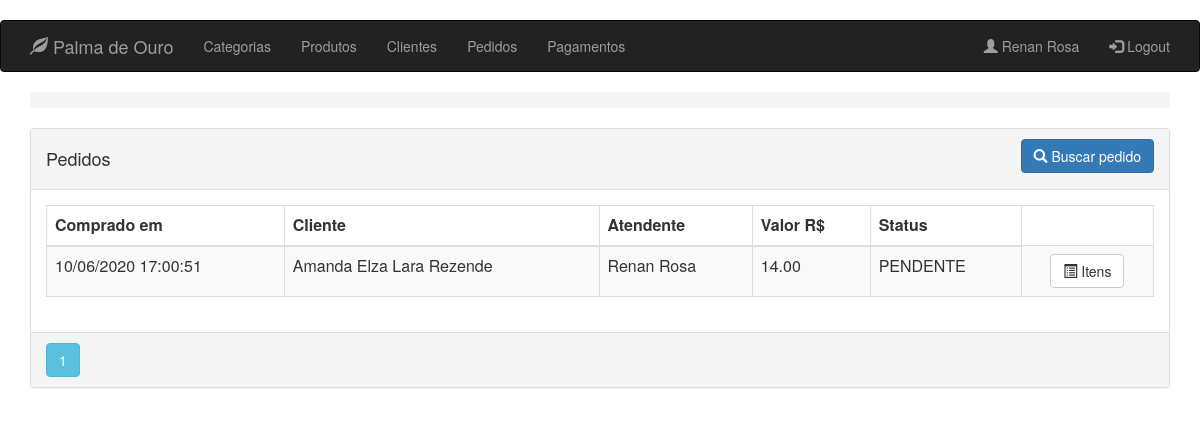
Page /order (signed in) on the earlier database version.
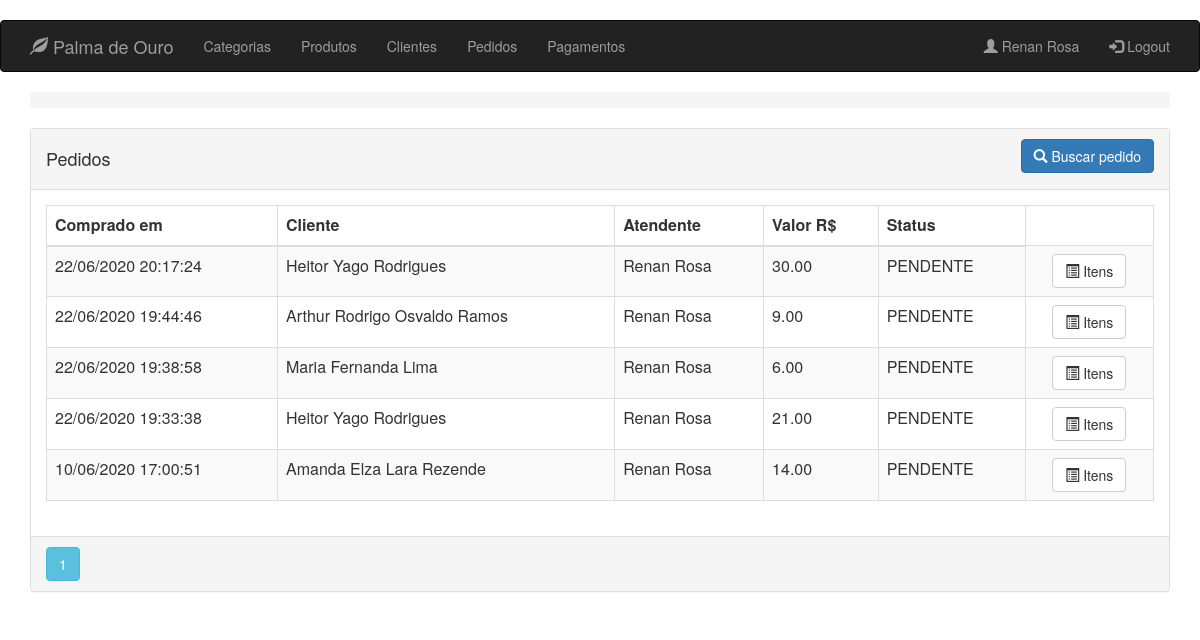
Same page on the later database version.
### app/models.py (models this page shows, shortened)
class User(db.Model):
    __metaclass__ = ABCMeta
    __abstract__ = True
    id = db.Column(db.Integer, primary_key=True)
    name = db.Column(db.String(64), nullable=False, index=True)
    phone_number = db.Column(db.String(13), nullable=False)

class Clerk(User, UserMixin):
    __tablename__ = 'clerks'
    image_file = db.Column(db.String(24), default='default.png')
    email = db.Column(db.String(64), unique=True)
    password_hash = db.Column(db.String(128), nullable=False)
    __mapper_args__ = {
        'concrete': True
    }
    @property
    def password(self) -> None:
        raise AttributeError('password is not a readable attribute')

class Order(db.Model):
    __tablename__ = 'orders'
    id = db.Column(db.Integer, primary_key=True)
    client_id = db.Column(db.Integer, ForeignKey('clients.id'), nullable=False)
    clerk_id = db.Column(db.Integer, ForeignKey('clerks.id'), nullable=False)
    payment_id = db.Column(db.Integer, ForeignKey('payments.id'), nullable=True)
    date = db.Column(db.DateTime, index=True, default=datetime.now)
    total = db.Column(db.Numeric(10, 2), default=0)
    status = db.Column(db.Enum(Status), default=Status.PENDENTE)
    client = relationship("Client", backref=backref('orders', order_by=id))
    clerk = relationship("Clerk", backref=backref('orders', order_by=id))
    payment = relationship("Payment", backref=backref('orders', order_by=id), lazy=True)

class Client(User):
    __tablename__ = 'clients'
    __mapper_args__ = {'concrete': True}
    identification = db.Column(db.String(9), unique=True)
    notifiable = db.Column(db.Boolean)
    address = db.Column(db.String(64))
    status = db.Column(db.Boolean)

### app/routes/order/routes.py (the view)
@blueprint_order.route('/order/client/<int:id>', methods=['GET'])
@blueprint_order.route('/order', defaults={'id': None}, methods=['GET'])
@register_breadcrumb(blueprint_order, '.', 'Pedidos')
@login_required
def get_orders(id):
    page = request.args.get('page', 1, type=int)
    if id is not None:
        orders = Order.query \
            .filter_by(client_id=id) \
            .order_by(Order.date.desc()) \
            .paginate(page=page, per_page=10)
        return render_template('order/client_orders.html', orders=orders, client_id=id)
    orders = Order.query.order_by(Order.date.desc()).paginate(page=page, per_page=10)
    return render_template('order/list.html', orders=orders)

### app/models.py (called while the page is built)
@login_manager.user_loader
def load_user(id):
    return Clerk.query.get(id)

### app/templates/order/list.html (shortened to what this page needs)
{% extends "base.html" %}
{% block page_content %}
<div class="panel panel-default">
    <div class="panel-heading">
        <div class="row">
            <div class="col col-xs-6">
                <h4>Pedidos</h4>
            </div>
            <div class="col col-xs-6 text-right">
                <a href="{{ url_for('blueprint_order.search_order') }}" class="btn btn-primary">
                    <span class="glyphicon glyphicon-search"></span>
                    Buscar pedido
                </a>
            </div>
        </div>
    </div>
    <div class="panel-body">
        <table class="table table-striped table-responsive table-bordered">
            <thead>
                <tr>
                    <th>Comprado em</th>
                    <th>Cliente</th>
                    <th>Atendente</th>
                    <th>Valor R$</th>
                    <th>Status</th>
                </tr>
            </thead>
            <tbody>
                {% for order in orders.items %}
                <tr>
                    <td>{{ order.date.strftime('%d/%m/%Y %H:%M:%S') }}</td>
                    <td>{{ order.client.name }}</td>
                    <td>{{ order.clerk.name }}</td>
                    <td>{{ order.total }}</td>
                    <td>{{ order.status.name }}</td>
                    <td align="center">
                        <a href="{{ url_for('blueprint_order.items_order',id=order.id) }}"
                           class="btn btn-default">
                            <i class="glyphicon glyphicon-list-alt" aria-hidden="true"></i>
                            <span>Itens</span>
                        </a>
                    </td>
                </tr>
                {% endfor %}
            </tbody>
        </table>
    </div>
    <div class="panel-footer p-0">
        {% for page_number in orders.iter_pages(left_edge=1,right_edge=1,left_current=1,right_current=2) %}
        {% if page_number %}
        {% if orders.page == page_number %}
        <a class="btn btn-info mb-4"
           href="{{ url_for('blueprint_order.get_orders',page=page_number) }}">{{ page_number }}</a>
        {% else %}
        <a class="btn btn-outline-info mb-4"
           href="{{ url_for('blueprint_order.get_orders',page=page_number) }}">{{ page_number }}</a>
        {% endif %}
        {% else %}
        ...
        {% endif %}
        {% endfor %}
    </div>
</div>
{% endblock %}

### app/templates/base.html (shortened to what this page needs)
﻿{% extends "bootstrap/base.html" %}
    {% block head %}
    {{ super() }}
    {% endblock %}
    {% block navbar %}
    <header>
        <nav class="navbar navbar-inverse">
            <div class="container">
                <div class="navbar-header">
                    <a class="navbar-brand" href="{{ url_for('blueprint_client.get_clients') }}">
                        <span class="glyphicon glyphicon-leaf"></span> Palma de Ouro
                    </a>
                </div>
                <ul class="nav navbar-nav">
                    <li>
                        <a class="nav-item nav-link"
                           href="{{ url_for('blueprint_category.get_categories') }}">Categorias</a>
                    </li>
                    <li>
                        <a class="nav-item nav-link" href="{{ url_for('blueprint_product.get_products') }}">Produtos</a>
                    </li>
                    <li>
                        <a class="nav-item nav-link"
                           href="{{ url_for('blueprint_client.get_clients') }}">Clientes</a>
                    </li>
                    <li>
                        <a class="nav-item nav-link"
                           href="{{ url_for('blueprint_order.get_orders') }}">Pedidos</a>
                    </li>
                    <li>
                        <a class="nav-item nav-link"
                           href="{{ url_for('blueprint_payment.get_payment') }}">Pagamentos</a>
                    </li>
                </ul>
                <ul class="nav navbar-nav navbar-right">
                    {% if current_user.is_authenticated %}
                    <li>
                        <a class="nav-item nav-link" href="{{ url_for('blueprint_clerk.account') }}">
                            <span class="glyphicon glyphicon-user"></span>
                            {{ current_user.name }}
                        </a>
                    </li>
                    <li>
                        <a class="nav-item nav-link" href="{{ url_for('blueprint_clerk.logout') }}">
                            <span class="glyphicon glyphicon-log-in"></span>
                            Logout
                        </a>
                    </li>
                    {% else %}
                    <li>
                        <a class="nav-item nav-link" href="{{ url_for('blueprint_clerk.login') }}">
                            <span class="glyphicon glyphicon-user"></span> Login
                        </a>
                    </li>
                    {% endif %}
                </ul>
            </div>
        </nav>
        <div class="container pt-3">
            <nav aria-label="breadcrumb">
                <ol class="breadcrumb primary-color">
                </ol>
            </nav>
        </div>
    </header>
    {% endblock %}
        {% block content  %}
        <div class="container pt-3">
            {% block page_content %}
            {% endblock %}
        </div>
        {% endblock %}

Differences in the rows shown:
added Order: date "22/06/2020 20:17:24", client.name "Heitor Yago Rodrigues", clerk.name "Renan Rosa", total "30.00", status.name "PENDENTE"
added Order: date "22/06/2020 19:44:46", client.name "Arthur Rodrigo Osvaldo Ramos", clerk.name "Renan Rosa", total "9.00", status.name "PENDENTE"
added Order: date "22/06/2020 19:38:58", client.name "Maria Fernanda Lima", clerk.name "Renan Rosa", total "6.00", status.name "PENDENTE"
added Order: date "22/06/2020 19:33:38", client.name "Heitor Yago Rodrigues", clerk.name "Renan Rosa", total "21.00", status.name "PENDENTE"
